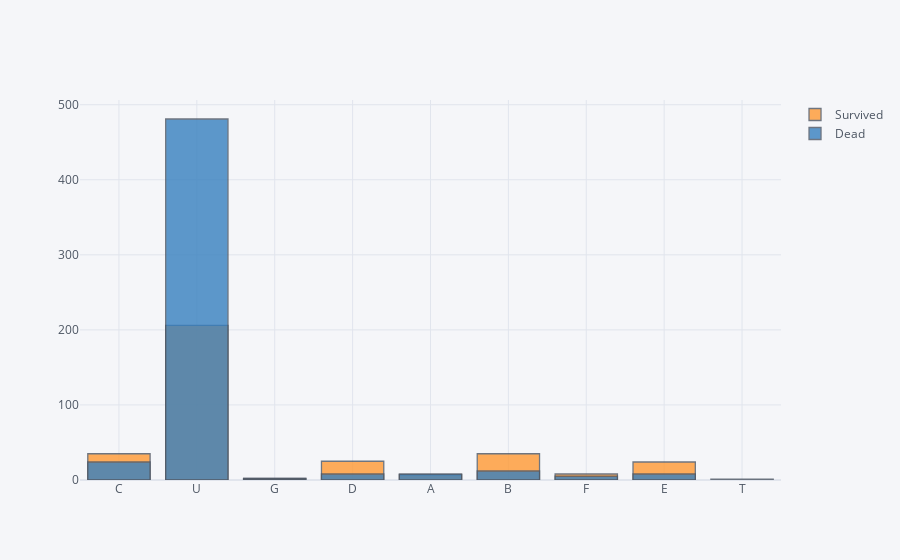

The cell this chart's notebook holds for it:
### Code cell
import chart_studio.plotly as py
import cufflinks as cf
cf.go_offline(connected=True)

survived = train[train['Survived'] == 1]['Cabin']
dead = train[train['Survived'] == 0]['Cabin']
df_temp1 = pd.concat([survived, dead], axis=1, keys=['Survived', 'Dead'])
df_temp1.iplot(kind='histogram')

### Figure 1 — Plotly figure (JSON) as saved in the notebook; plotly's stock layout.template omitted (floating-point values rounded to 4 significant figures; data arrays with more than 128 entries replaced by an {"elided": "..."} marker saying what was removed)
{"data": [{"histfunc": "count", "histnorm": "", "marker": {"color": "rgba(255, 153, 51, 1.0)", "line": {"color": "#4D5663", "width": 1.3}}, "name": "Survived", "opacity": 0.8, "orientation": "v", "x": {"elided": "891 str values"}, "type": "histogram"}, {"histfunc": "count", "histnorm": "", "marker": {"color": "rgba(55, 128, 191, 1.0)", "line": {"color": "#4D5663", "width": 1.3}}, "name": "Dead", "opacity": 0.8, "orientation": "v", "x": {"elided": "891 str values"}, "type": "histogram"}], "layout": {"barmode": "overlay", "legend": {"bgcolor": "#F5F6F9", "font": {"color": "#4D5663"}}, "paper_bgcolor": "#F5F6F9", "plot_bgcolor": "#F5F6F9", "title": {"font": {"color": "#4D5663"}}, "xaxis": {"gridcolor": "#E1E5ED", "showgrid": true, "tickfont": {"color": "#4D5663"}, "title": {"font": {"color": "#4D5663"}, "text": ""}, "zerolinecolor": "#E1E5ED"}, "yaxis": {"gridcolor": "#E1E5ED", "showgrid": true, "tickfont": {"color": "#4D5663"}, "title": {"font": {"color": "#4D5663"}, "text": ""}, "zerolinecolor": "#E1E5ED"}}}
